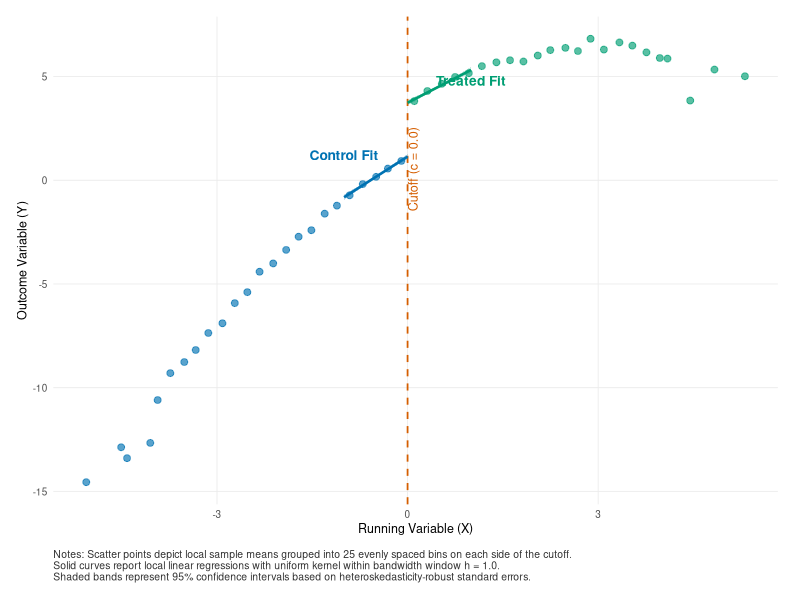
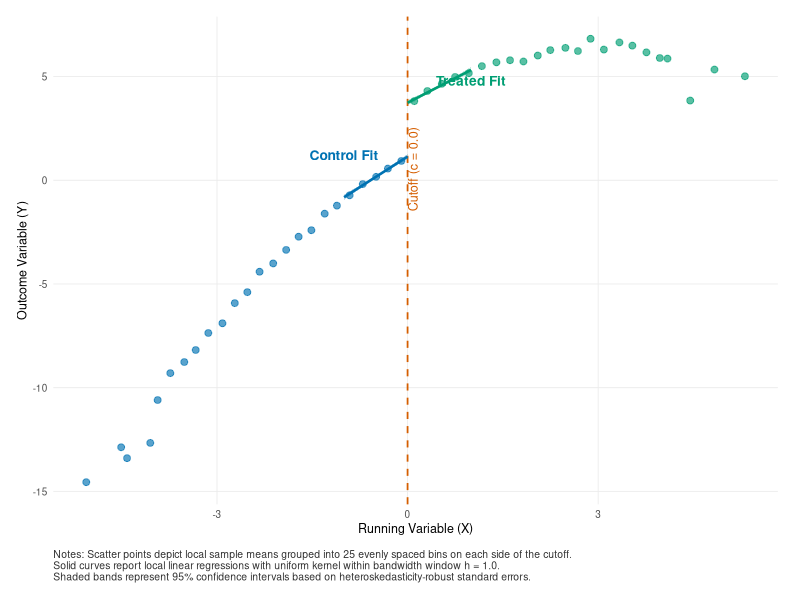

Source code (R) for these figures, in order:
# Publication-Grade Regression Discontinuity Plot (R / ggplot2)
# Adheres to Gastel & Day exhibit standards and Calonico, Cattaneo, and Titiunik (2014, 2015)
#
# Citations:
# - Calonico, S., M. D. Cattaneo, and R. Titiunik (2014). Robust Nonparametric Confidence Intervals
#   for Regression-Discontinuity Designs. Econometrica, 82(6), 2295-2326.
#   DOI: 10.3982/ECTA11757
# - Calonico, S., M. D. Cattaneo, and R. Titiunik (2015). Optimal Data-Driven Regression
#   Discontinuity Plots. Journal of the American Statistical Association, 110(512), 1753-1769.
#   DOI: 10.1080/01621459.2015.1017578

suppressPackageStartupMessages({
  library(ggplot2)
})

# 1. Simulate Synthetic Sharp RD Data
simulate_rd_data <- function(n = 2000, cutoff = 0, true_jump = 2.5, seed = 42) {
  set.seed(seed)
  x <- rnorm(n, mean = 0, sd = 1.5)
  d <- as.numeric(x >= cutoff)
  mu <- 1.2 + 1.8 * x - 0.3 * (x^2) + true_jump * d
  y <- mu + rnorm(n, mean = 0, sd = 0.8)
  data.frame(x = x, d = d, y = y)
}

# 2. Compute Binned Means
compute_rd_bins <- function(df, cutoff = 0, n_bins = 25) {
  df$side <- ifelse(df$x < cutoff, "left", "right")
  
  df_left <- subset(df, side == "left")
  df_right <- subset(df, side == "right")
  
  df_left$bin <- cut(df_left$x, breaks = n_bins)
  df_right$bin <- cut(df_right$x, breaks = n_bins)
  
  bins_left <- aggregate(cbind(x, y) ~ bin, data = df_left, FUN = mean)
  bins_left$side <- "left"
  
  bins_right <- aggregate(cbind(x, y) ~ bin, data = df_right, FUN = mean)
  bins_right$side <- "right"
  
  rbind(bins_left, bins_right)
}

# 3. Render Publication RD Exhibit
plot_rd_r <- function(df, bins_df, cutoff = 0, bandwidth = 1.0, out_pdf = "rd_plot_r.pdf", out_png = "rd_plot_r.png") {
  df_sub <- subset(df, abs(x - cutoff) <= bandwidth)
  
  p <- ggplot() +
    # Vertical cutoff threshold line
    geom_vline(xintercept = cutoff, linetype = "dashed", color = "#D55E00", linewidth = 0.6) +
    # Binned sample means
    geom_point(
      data = bins_df,
      aes(x = x, y = y, color = side),
      alpha = 0.65,
      size = 2.0
    ) +
    # Local linear fits
    geom_smooth(
      data = subset(df_sub, x < cutoff),
      aes(x = x, y = y),
      method = "lm",
      formula = y ~ x,
      color = "#0072B2",
      fill = "#0072B2",
      alpha = 0.20,
      linewidth = 0.9
    ) +
    geom_smooth(
      data = subset(df_sub, x >= cutoff),
      aes(x = x, y = y),
      method = "lm",
      formula = y ~ x,
      color = "#009E73",
      fill = "#009E73",
      alpha = 0.20,
      linewidth = 0.9
    ) +
    scale_color_manual(
      values = c("left" = "#0072B2", "right" = "#009E73"),
      labels = c("left" = "Below Cutoff", "right" = "Above Cutoff")
    ) +
    annotate("text", x = -1.0, y = 1.2, label = "Control Fit", color = "#0072B2", size = 3.5, fontface = "bold") +
    annotate("text", x = 1.0, y = 4.8, label = "Treated Fit", color = "#009E73", size = 3.5, fontface = "bold") +
    annotate("text", x = cutoff + 0.08, y = -1.5, label = "Cutoff (c = 0.0)", color = "#D55E00", size = 3.2, angle = 90, hjust = 0) +
    labs(
      x = "Running Variable (X)",
      y = "Outcome Variable (Y)",
      caption = paste(
        "Notes: Scatter points depict local sample means grouped into 25 evenly spaced bins on each side of the cutoff.",
        "Solid curves report local linear regressions with uniform kernel within bandwidth window h = 1.0.",
        "Shaded bands represent 95% confidence intervals based on heteroskedasticity-robust standard errors.",
        sep = "\n"
      )
    ) +
    theme_minimal(base_size = 9, base_family = "sans") +
    theme(
      legend.position = "none",
      panel.grid.minor = element_blank(),
      panel.grid.major = element_line(color = "#ebebeb", linewidth = 0.3),
      plot.caption = element_text(size = 7.5, color = "#333333", hjust = 0, margin = margin(t = 10)),
      plot.margin = margin(12, 16, 12, 12)
    )
  
  ggsave(out_pdf, plot = p, width = 7.2, height = 4.6, device = "pdf")
  ggsave(out_png, plot = p, width = 7.2, height = 4.6, dpi = 300)
  message(sprintf("RD plots saved to %s and %s", out_pdf, out_png))
  return(invisible(p))
}

main <- function() {
  args <- commandArgs(trailingOnly = FALSE)
  file_arg <- grep("^--file=", args, value = TRUE)
  if (length(file_arg) > 0) {
    script_dir <- dirname(normalizePath(sub("^--file=", "", file_arg[1]), winslash = "/"))
  } else {
    script_dir <- getwd()
  }
  
  df <- simulate_rd_data()
  binned <- compute_rd_bins(df)
  out_pdf <- file.path(script_dir, "rd_plot_r.pdf")
  out_png <- file.path(script_dir, "rd_plot_r.png")
  plot_rd_r(df, binned, cutoff = 0, bandwidth = 1.0, out_pdf = out_pdf, out_png = out_png)
  invisible(NULL)
}

if (!interactive()) {
  main()
}
